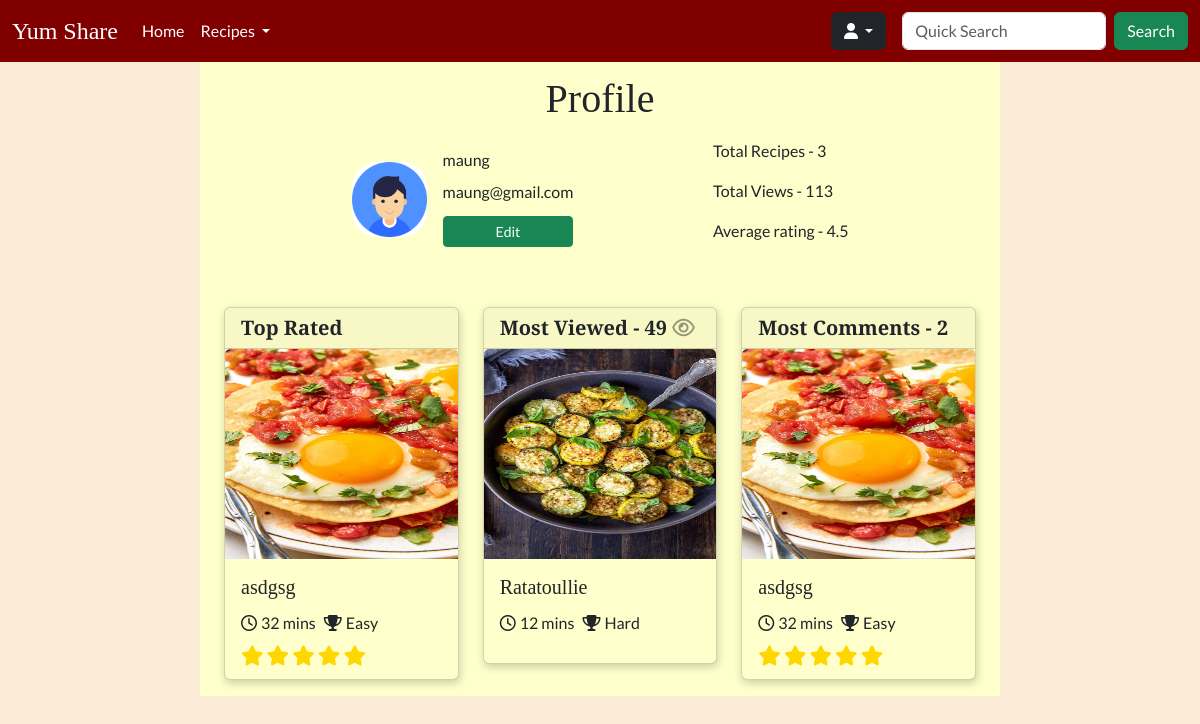
/profile?id=23 (signed in), run on the app's committed database.
### tables this page shows
CREATE TABLE `users` (
  `id` int NOT NULL AUTO_INCREMENT,
  `name` varchar(255) NOT NULL,
  `email` varchar(255) NOT NULL,
  `password` varchar(255) NOT NULL,
  `is_admin` int DEFAULT '0',
  `created` datetime NOT NULL,
  `updated` datetime DEFAULT NULL,
  PRIMARY KEY (`id`)
);

CREATE TABLE `recipes` (
  `id` int NOT NULL AUTO_INCREMENT,
  `name` varchar(255) NOT NULL,
  `time` int NOT NULL,
  `difficulty` int DEFAULT NULL,
  `description` varchar(255) DEFAULT NULL,
  `instructions` text NOT NULL,
  `servings` int DEFAULT NULL,
  `image` varchar(255) DEFAULT NULL,
  `views` int DEFAULT '0',
  `user_id` int NOT NULL,
  `created` datetime NOT NULL,
  `ingredients` text NOT NULL,
  `updated` datetime DEFAULT NULL,
  `rating` int DEFAULT '0',
  PRIMARY KEY (`id`),
  KEY `user_id` (`user_id`),
  CONSTRAINT `recipes_ibfk_1` FOREIGN KEY (`user_id`) REFERENCES `users` (`id`) ON DELETE CASCADE
);

### Core/functions.php (called while the page is built, shortened)
<?php
function base_path($path)
{
    return BASE_PATH . $path;
}
function view($path, $attributes = [])
{
    extract($attributes);
    require base_path('views/' . $path);
}
function intToDifficulty($value) {
    switch($value) {
        case 1:
            return 'Easy';
            break;
        case 3:
            return 'Hard';
            break;
    }
}

### Http/controllers/profile/index.php (called while the page is built, shortened)
<?php
$profileService = new ProfileService();
$profileService->processProfile($_GET['id']);
view('/profile/index.view.php', [
    'user' => $profileService->getUser(),
    'info' => $profileService->getProfileInfo(),
    'topRated' => $profileService->getTopRated(),
    'mostViewed' => $profileService->getMostViewed(),
    'mostComments' => $profileService->getMostComments(),
    'commentsCount' => $profileService->getCommentsCount()
]);

### public/index.php (called while the page is built, shortened)
<?php
require BASE_PATH . 'Core/functions.php';
require BASE_PATH . 'bootstrap.php';
$router = new Core\Router();
$url = parse_url($_SERVER['REQUEST_URI'])['path'];
$method = $_POST['_method'] ?? $_SERVER['REQUEST_METHOD'];
$router->route($url, $method);

### repositories/UserRepository.php (called while the page is built, shortened)
<?php
class UserRepository
{
    protected $db;
    public function __construct()
    {
        $this->db = App::getContainer()->resolve('Core\Database');
    }
    public function findById($id) {
        $query = "SELECT * FROM users WHERE id = :id";
        $user = $this->db->query($query, [
            'id' => $id
        ])->fetch();
        return $user;
    }
}

### Core/App.php (called while the page is built, shortened)
<?php
class App
{
    protected static Container $container;
    public static function setContainer($container) {
        static::$container = $container;
    }
    public static function getContainer() {
        return static::$container;
    }
}

### config.php (called while the page is built)
<?php
return [
  'database' => [
      'host' => 'localhost',
      'port' => 3306,
      'dbname' => 'recipeapp'
  ]
];

### bootstrap.php (called while the page is built, shortened)
<?php
$container = new Container();
$container->bind('Core\Database', function () {
    $config = require base_path('config.php');
    return new Database($config['database']);
});

### Core/Database.php (called while the page is built, shortened)
<?php
class Database
{
    protected $connection;
    public function __construct($config, $username = 'root', $password = 'root')
    {
        $dsn = 'mysql:' . http_build_query($config, '', ';');
        $this->connection = new PDO($dsn, $username, $password, [
            PDO::ATTR_DEFAULT_FETCH_MODE => PDO::FETCH_ASSOC
        ]);
    }
    public function query($query, $params = []) {
        $this->statement = $this->connection->prepare($query);
        $this->statement->execute($params);
        return $this->statement;
    }
}

### Core/Container.php (called while the page is built, shortened)
<?php
class Container
{
    protected $bindings = [];
    public function bind($key, $value) {
        $this->bindings[$key] = $value;
    }
    public function resolve($key) {
        return call_user_func($this->bindings[$key]);
    }
}

### Http/services/ProfileService.php (called while the page is built, shortened)
<?php
class ProfileService
{
    protected RecipeRepository $recipeRepo;
    protected CommentRepository $commentRepo;
    protected UserRepository $userRepo;
    public function __construct()
    {
        $this->recipeRepo = new RecipeRepository();
        $this->commentRepo = new CommentRepository();
        $this->userRepo = new UserRepository();
    }
    public function processProfile($userId) {
        $this->user = $this->userRepo->findById($userId);
        $recipes = $this->recipeRepo->findByUserId($userId);
        $topRated = $recipes[0];
        $mostViewed = $recipes[0];
        $comments = [];
        foreach ($recipes as $recipe) {
            if ($recipe['views'] > $mostViewed['views']) {
                $mostViewed = $recipe;
            } elseif ($recipe['views'] === $mostViewed['views'] && $recipe['rating'] > $mostViewed['rating']) {
                $mostViewed = $recipe;
            }
            $commentsCount = count($this->commentRepo->findByRecipeId($recipe['id']));
            $comments[$recipe['id']] = $commentsCount;
        }
        $mostComments = null;
        $commentsCount = null;
        foreach ($comments as $key => $value) {
            if ($commentsCount === null || $value > $commentsCount) {
                $commentsCount = $value;
                $mostComments = $key;
            }
        }
        $mostComments = $this->recipeRepo->findById($mostComments);
    }
}

### repositories/RecipeRepository.php (called while the page is built, shortened)
<?php
class RecipeRepository
{
    protected $db;
    public function __construct()
    {
        $this->db = App::getContainer()->resolve('Core\Database');
    }
    public function findByUserId($userId) {
        $statement = "SELECT * FROM recipes WHERE user_id = :userId";
        return $this->db->query($statement, [
            'userId' => $userId
        ])->fetchAll();
    }
    public function findById($recipeId) {
        $statement = "SELECT * FROM recipes WHERE id = :id";
        return $this->db->query($statement, [
           'id' => $recipeId
        ])->fetch();
    }
}

### repositories/CommentRepository.php (called while the page is built, shortened)
<?php
class CommentRepository
{
    protected $db;
    public function __construct()
    {
        $this->db = App::getContainer()->resolve('Core\Database');
    }
    public function findByRecipeId($recipeId) {
        $statement = "SELECT * FROM comments WHERE recipe_id = :recipeId";
        return $this->db->query($statement, [
           'recipeId' => $recipeId
        ])->fetchAll();
    }
}

### views/profile/index.view.php (the view, shortened to what this page needs)
<!doctype html>
<html lang="en">
<head>
    <?php require BASE_PATH . 'public/resources/links/links.php' ?>
</head>
<body>
    <header>
        <?php require base_path('views/partials/nav.view.php') ?>
    </header>
    <main>
        <div class="content container-fluid" style="max-width: 800px; background-color: #ffffcc ;">
            <h1 class="heading text-center mb-3">Profile</h1>
            <div class="d-flex flex-row justify-content-evenly align-items-center" style="width: 100%;">
                <div class="d-flex flex-row justify-content-evenly align-items-center gap-3">
                    <div class="" style="width: 75px; height: 75px; border-radius: 25px; background-image: url(/resources/images/user-avatar.png); background-position: center; background-size: cover;"></div>
                    <div class="d-flex flex-column   lh-1">
                        <p><?= $user['name'] ?></p>
                        <p><?= $user['email'] ?></p>
                        <a class="btn btn-sm btn-success" href="/profile/edit?id=<?= $_SESSION['user']['id']?>">Edit</a>
                    </div>
                </div>
                <div class="">
                    <p>Total Recipes - <?= isset($info['recipesCount']) ? $info['recipesCount'] : 0?></p>
                    <p>Total Views - <?= isset($info['totalViews']) ? $info['totalViews'] : 0 ?></p>
                    <p>Average rating - <?= isset($info['avgRating']) ? $info['avgRating'] : 0 ?></p>
                </div>
            </div>
            <?php if (empty($info)) : ?>
                <p class="text-center mt-3">You don't have any recipe. <a href="/recipes/create">Create</a> a recipe now</p>
            <?php else : ?>
            <div class="container mt-5">
                <div class="row">
                    <div class="col-12 col-md-4">
                        <a class="no-underline" href="/recipe?id=">
                            <div class="recipe-card card mb-3" style="background-color: #ffffcc;">
                                <h5 class="card-header heading fw-semibold">Top Rated</h5>
                                <img src=<?= $topRated['image'] ?> class="card-img-top bg-white" alt="recipe" style="height: 210px ;">
                                <div class="card-body lh-1">
                                    <h5 class="heading card-title fs-5"><?= htmlspecialchars($topRated['name']) ?></h5>
                                    <div class="d-flex flex-column justify-content-between mt-3">
                                        <div class="d-flex flex-row gap-2">
                                            <p><i class="fa-regular fa-clock me-1"></i><?= htmlspecialchars($topRated['time']) ?> mins</p>
                                            <p><i class="fa-solid fa-trophy me-1"></i><?= htmlspecialchars(intToDifficulty($topRated['difficulty'])) ?></p>
                                        </div>
                                        <div>
                                            <?php for ($i = 1; $i <= $topRated['rating']; $i++) : ?>
                                                <i class="star fa-solid fa-star fa-lg"></i>
                                            <?php endfor; ?>
                                        </div>
                                    </div>
                                </div>
                            </div>
                        </a>
                    </div>
                    <div class="col-12 col-md-4">
                        <a class="no-underline" href="/recipe?id=">
                            <div class="recipe-card card mb-3" style="background-color: #ffffcc;">
                                <h5 class="card-header heading fw-semibold">Most Viewed - <?= $mostViewed['views'] ?> <i class="fa-regular fa-eye text-" style="color: rgba(0,0,0,0.4);"></i></h5>
                                <img src=<?= $mostViewed['image'] ?> class="card-img-top bg-white" alt="recipe" style="height: 210px ;">
                                <div class="card-body lh-1">
                                    <h5 class="heading card-title fs-5"><?= htmlspecialchars($mostViewed['name']) ?></h5>
                                    <div class="d-flex flex-column justify-content-between mt-3">
                                        <div class="d-flex flex-row gap-2">
                                            <p><i class="fa-regular fa-clock me-1"></i><?= htmlspecialchars($mostViewed['time']) ?> mins</p>
                                            <p><i class="fa-solid fa-trophy me-1"></i><?= htmlspecialchars(intToDifficulty($mostViewed['difficulty'])) ?></p>
                                        </div>
                                    </div>
                                </div>
                            </div>
                        </a>
                    </div>
                    <div class="col-12 col-md-4">
                        <a class="no-underline" href="/recipe?id=">
                            <div class="recipe-card card mb-3" style="background-color: #ffffcc;">
                                <h5 class="card-header heading fw-semibold">Most Comments - <?= $commentsCount ?></h5>
                                <img src=<?= $mostComments['image'] ?> class="card-img-top bg-white" alt="recipe" style="height: 210px ;">
                                <div class="card-body lh-1">
                                    <h5 class="heading card-title fs-5"><?= htmlspecialchars($mostComments['name']) ?></h5>
                                    <div class="d-flex flex-column justify-content-between mt-3">
                                        <div class="d-flex flex-row gap-2">
                                            <p><i class="fa-regular fa-clock me-1"></i><?= htmlspecialchars($mostComments['time']) ?> mins</p>
                                            <p><i class="fa-solid fa-trophy me-1"></i><?= htmlspecialchars(intToDifficulty($mostComments['difficulty'])) ?></p>
                                        </div>
                                        <div>
                                            <?php for ($i = 1; $i <= $mostComments['rating']; $i++) : ?>
                                                <i class="star fa-solid fa-star fa-lg"></i>
                                            <?php endfor; ?>
                                        </div>
                                    </div>
                                </div>
                            </div>
                        </a>
                    </div>
                </div>
            </div>
            <?php endif; ?>
        </div>
    </main>
</body>

### Core/Router.php (shortened to what this page needs)
<?php
class Router
{
    protected $routes = [];
    public function add($url, $controller, $method) {
        $this->routes[] = [
            'url' => $url,
            'controller' => $controller,
            'method' => $method,
            'middleware' => null
        ];
        return $this;
    }
    public function only($key) {
        $this->routes[array_key_last($this->routes)]['middleware'] = $key;
        return $this;
    }
    public function route($url, $method) {
        foreach ($this->routes as $route) {
            if ($route['url'] === $url && $route['method'] === strtoupper($method)) {
                return require base_path('Http/controllers/' . $route['controller']);
            }
        }
    }
}

### public/resources/css/nav.css (style rules this page uses)
.no-underline { text-decoration: none; }

### public/resources/css/general.css (style rules this page uses)
body { background-color: #FAEBD7; font-family: 'Lato', sans-serif; position: relative; }
main { position: relative; }
.content { padding-top: 75px; }
.heading { font-family: 'Playfair Display', serif; }
.recipe-card { box-shadow: 1px 3px 8px rgba(0,0,0,0.2); transition: transform 0.5s; }
.star { color: #FFD700; }

### data on the page
users: name "maung", email "maung@gmail.com"
recipes: image (picture), name "asdgsg", time "32", difficulty "Easy"
recipes: views "49", image (picture), name "Ratatoullie", time "12", difficulty "Hard"

### other printed values
$commentsCount "2"
